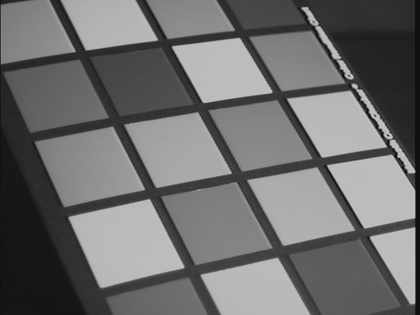
%> input picture HW1/data/img01.jpg, 420 x 315 px, shrunk from 640 x 480 before the run; its folder holds only this picture in this run
$ octave houghScript.m   (GNU Octave 9; MATLAB toolbox functions it lacks are replaced by stand-ins)
%> lines starting %> are read from the running program, lines starting %| are printed output that depends on the picture; in (x1, y1, x2, y2) boxes, pixels count from 0 and x2, y2 are one past the last pixel; in counts of white or black regions, pixels touching at a corner belong together; the program's own positions count from 1
%> further down, img is the input picture: size 315x420 uint8; min 6, max 207, mean 109.7
### HW1/matlab/myImageFilter.m
function [img1] = myImageFilter(img0, h)
%Question 3.1 is here, img0 is the image, h is the filter matrix

% Determine size of image
[x,y] = size(img0);
%> x = 315; y = 420

% Rotate the filter 90 degrees to configure it for convolution
h = rot90(h, 2);

% Determine size of convolution matrix
[w,z] = size(h);
%disp("Filter Size: ");
%disp([w,z]);

% --- Now here is where the padding takes place ----
% My strategy for the padding involves the following process
% 1)    Place original image in the middle of an empty padded matrix,
%       so that is is bordered by empty cells
% 2)    Make matrix top border row = img top border row
% 3)    Do the same for right, bottom, left
% 4)    You will then be left with the corners, just make them equal to the
%       corner value for the original image. (Who cares)
%
% Start by initializing this padded matrix and the matrix that will contain
% the padded convolution output with 0s everywhere. They are the same size
% obviously
Pad_Mat = zeros( x+(w-1) , y+(z-1) );

%disp("Padded Matrix Size");
%disp([x+(w-1), y+(z-1)]);

% Do step 1)
Pad_Mat( 1+(w-1)/2 : x+(w-1)/2 , 1+(z-1)/2 : y+(z-1)/2 ) = img0;
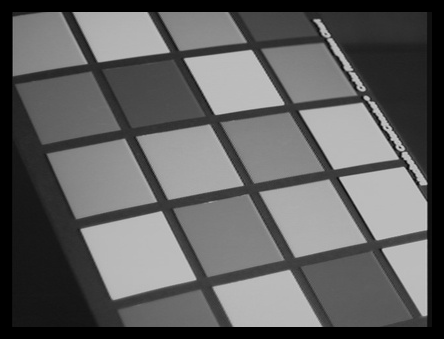
%> Pad_Mat: size 339x444 double; min 0, max 0.812, mean 0.378

% [24 lines of commented-out code are left out]
cols = im2col(Pad_Mat,size(h),'sliding');
k = h(:);

covcol = k'*cols;
img1 = reshape(covcol,x,y);

% [6 lines of commented-out code are left out]

imshow(img1);
end

### HW1/matlab/myEdgeFilter.m
function [Im, Io, Ix, Iy] = myEdgeFilter(img, sigma)
%Your implemention


% Define the specs for the gaussian filter and apply it on the image
size_filter = 2 * ceil( 3*sigma ) + 1;               % Define Gaussian Filter Size
filter = fspecial('gaussian', size_filter, sigma);   % Define the Gaussian Filter
[g_image] = myImageFilter(img, filter);                 % Apply gaussian filter to image

% Define the Sobel Operators and apply them to the convolved image
Sobel_x = [1 2 1; 0 0 0; -1 -2 -1];     % x- direction sobel
Sobel_y = Sobel_x';


% Element by element division of Sobel Convolution now
% found in order to calculate the gradient angle
Iy = myImageFilter( g_image, Sobel_y );      % Apply y-directions sobel convolution
%> call 2 of myImageFilter, with h = [1 0 -1; 2 0 -2; 1 0 -1]
%> in myImageFilter (call 2), `img1 = reshape(covcol,x,y);`:
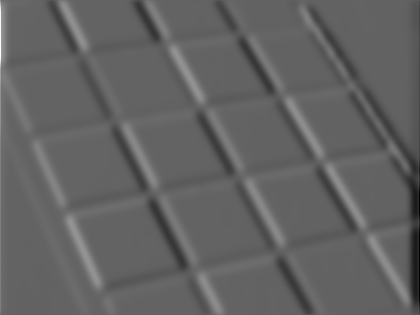
%> img1: size 315x420 double; min -0.767, max 1.21, mean -9.37e-05; drawn with min black and max white
Ix = myImageFilter( g_image, Sobel_x );      % Apply x-directions sobel convolution
%> call 3 of myImageFilter, with h = [1 2 1; 0 0 0; -1 -2 -1]
%> in myImageFilter (call 3), `img1 = reshape(covcol,x,y);`:
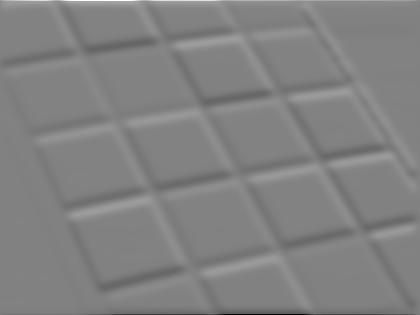
%> img1: size 315x420 double; min -1.87, max 1.8, mean -4.46e-05; drawn with min black and max white
%> in myImageFilter (call 3), `imshow(img1);`:
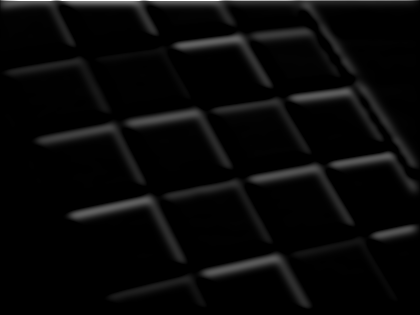
%> displayed picture: size 315x420, on the screen's scale of 0 to 255; min 0, max 255, mean 8.7
val_division = Iy./Ix;
Io = atan(val_division);
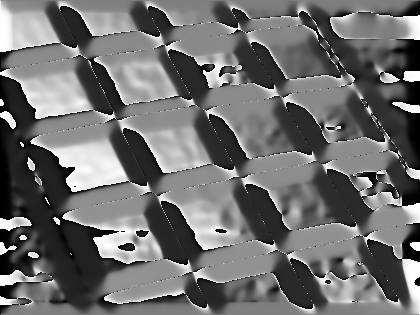
%> Io: size 315x420 double; min -1.57, max 1.57, mean -0.198; drawn with min black and max white

% Create the matrix onto which the edges will be projected
% Create the diagonal line that passes through the matrix
Im = power( power(Ix,2) + power(Iy,2) , 1/2);
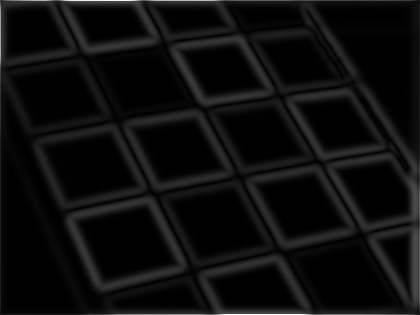
%> Im: size 315x420 double; min 1.66e-06, max 1.87, mean 0.101; drawn with min black and max white

%imshow(Io);
[m,n] = size(Io);
%> m = 315; n = 420

%disp([m,n]);

Imres = Im;
       % To make this SOB less verbose

% Map gradient angle to closest of 4 cases 0, pi/4, pi/2, 5pi/4
% be careful because everything is in the other direction in matlab, so 90
% degrees is actually -90, 45 is -45, 135 etc
for i = 2:m-1
    for j = 2:n-1
        check = Io(i,j);
        if check >= -0.125*pi &&   check < 0.125*pi
            if Im(i,j)<Im(i+1,j) || Im(i,j)<Im(i-1,j)
                Imres(i,j) = 0;
            end
        end

        if check >= pi * 0.125 && check <= pi*0.375
            if Im(i,j)<Im(i+1,j+1)||Im(i,j)<Im(i-1,j-1)
                Imres(i,j) = 0;
            end
        end

        if check >=-0.375*pi && check <= -0.125*pi
            if Im(i,j)<Im(i-1,j+1)||Im(i,j)<Im(i+1,j-1)
                Imres(i,j) =0;
            end
        end

        if check >= 0.375*pi || check <= -0.375*pi
            if Im(i,j)<Im(i,j+1) || Im(i,j)<Im(i,j-1)
                Imres(i,j)=0;
            end
        end


    end
end
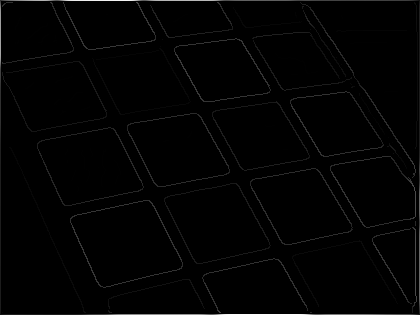
%> Imres: size 315x420 double; min 0, max 1.87, mean 0.0197; drawn with min black and max white
Im = Imres;

end


### HW1/matlab/myHoughTransform.m
function [H, rhoScale, thetaScale] = myHoughTransform(Im, threshold, rhoRes, thetaRes)
%> called with threshold = 0.1, rhoRes = 1, thetaRes = 0.0175
%Your implementation here
%Im - grayscale image -
%threshold - prevents low gradient magnitude points from being included
%rhoRes - resolution of rhos - scalar
%thetaRes - resolution of theta - scalar


% First treshold the image
% Each pixel above the threshold is a potential point on a line
Im( Im<threshold ) = 0;
%> Im: size 315x420 double; 2.86% of pixels changed, all inside (x1, y1, x2, y2) = (2, 7, 418, 313)

% Find dimensions of image and then threshold it
[x,y] = size(Im);   %first one is: [480,640]
%> x = 315; y = 420
% Pythogras sqrt(x^2 + y^2) where x,y are dimensions of the image
disp([x,y]);
%|    315   420
disp([x^2, y^2]);
%|     99225   176400
diagonal_through_image = power( x^2 + y^2 , 1/2 );
%> diagonal_through_image = 525
disp(diagonal_through_image);   % = 800
%| 525

% [9 lines of commented-out code are left out]
thetaScale = 0:thetaRes:pi*2;       % Set dimensions (90 degrees)
c = floor(2*pi/thetaRes)+1;
rhoScale = 0:rhoRes:diagonal_through_image;
%> rhoScale = 526 values from 0 to 525
m = 1 + floor( diagonal_through_image / rhoRes );     % for the first photo: 1+2floor(800/2) = 801
%> m = 526


% Set all elements -> A(m,c) = 0 for all m,c
H = zeros(m,c);
%disp(size(A));

for i = 1:x             % For each image edge (x(i),y(j))
    for j = 1:y
        for f = 1:c     % For each element in A(m,c)
            %disp(f);

            % If (m,c) lies on the on the line: c = x(i)m + y(j)
            if Im(i,j) > 0

                % Definition of each edge point
%                 X = j/rhoRes;
%                 Y = i/rhoRes;

                % Define the line in parametric form,
                angle = thetaScale(f);
                p =  j * cos(angle) + i * sin(angle);
                if p < 0
                    continue
                end
                p = floor(p/rhoRes)+1;


                % [9 lines of commented-out code are left out]
                H(p,f) = H(p,f) + 1;
            end
        end
    end
end
% imshow(H,[]);   % the bloody [] transforms the image from binary to grayscale
% remove the [] and witness the stupidity of a "feature" of matlab
% To make it less verbose:
end


### HW1/matlab/houghScript.m
clear;

datadir     = '../data';    %the directory containing the images
resultsdir  = '../results'; %the directory for dumping results

% [9 lines of commented-out code are left out]
sigma     = 4;
threshold = 0.1;
rhoRes    = 1;
thetaRes  = pi/180;
nLines    = 100;
% [9 lines of commented-out code are left out]


imglist = dir(sprintf('%s/*.jpg', datadir));

disp(datadir);
for i = 1:numel(imglist)

    %read in images%
    [path, imgname, dummy] = fileparts(imglist(i).name);
    img = imread(sprintf('%s/%s', datadir, imglist(i).name));

    if (ndims(img) == 3)
        img = rgb2gray(img);
    end

    img = double(img) / 255;

    %actual Hough line code function calls%
    %[img1] = myImageFilter(img, sigma);
    [Im, Io, Ix, Iy] = myEdgeFilter(img, sigma);
%> (the run ends here)
